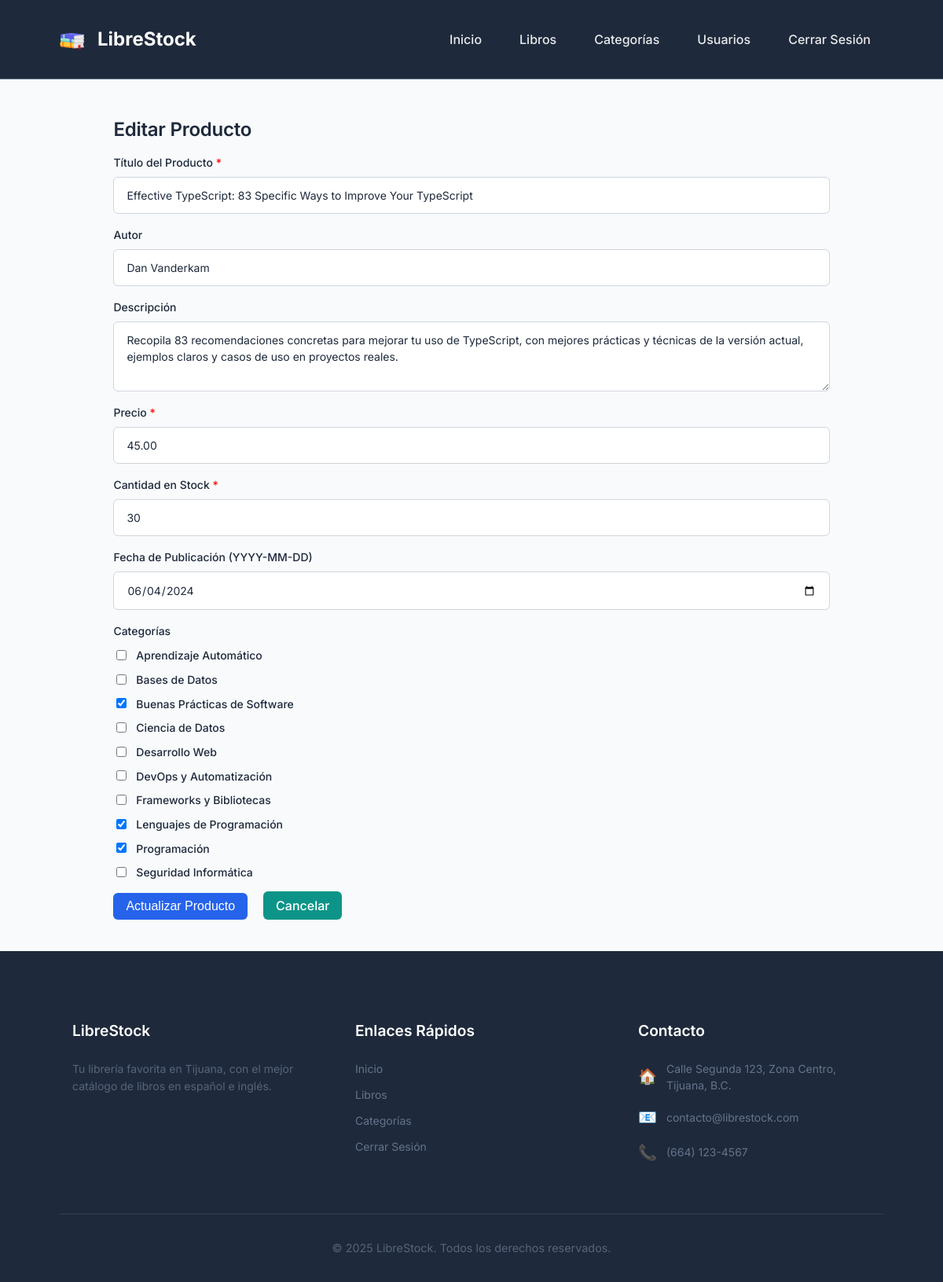
The page /edit_product.php?id=2 (signed in) on the database its author committed.
### tables this page shows
CREATE TABLE IF NOT EXISTS `products` (
  `id` INT AUTO_INCREMENT PRIMARY KEY,
  `title` VARCHAR(255) NOT NULL,
  `author` VARCHAR(255) DEFAULT NULL,
  `description` TEXT DEFAULT NULL,
  `price` DECIMAL(10, 2) NOT NULL DEFAULT 0.00,
  `stock_quantity` INT NOT NULL DEFAULT 0,
  `publication_date` DATE DEFAULT NULL,
  `created_at` TIMESTAMP DEFAULT CURRENT_TIMESTAMP,
  `updated_at` TIMESTAMP DEFAULT CURRENT_TIMESTAMP ON UPDATE CURRENT_TIMESTAMP
);

CREATE TABLE IF NOT EXISTS `categories` (
  `id` INT AUTO_INCREMENT PRIMARY KEY,
  `name` VARCHAR(100) NOT NULL UNIQUE,
  `created_at` TIMESTAMP DEFAULT CURRENT_TIMESTAMP
);

### public/edit_product.php (the view, shortened to what this page needs)
<?php
$page_title = "Editar Producto";
require_once '../includes/header.php';
$product_id = $title = $author = $description = $price = $stock_quantity = $publication_date = "";
$title_err = $price_err = $stock_quantity_err = "";
$success_msg = $error_msg = "";
$product_current_categories = [];
$all_categories = [];
$sql_get_all_categories = "SELECT id, name FROM categories ORDER BY name ASC";
if ($result_all_cats = $mysqli->query($sql_get_all_categories)) {
    while ($cat_row = $result_all_cats->fetch_assoc()) {
        $all_categories[] = $cat_row;
    }
} else {
    $error_msg = "Error al obtener la lista completa de categorías: " . htmlspecialchars($mysqli->error);
}
if (isset($_GET["id"]) && !empty(trim($_GET["id"])) && ctype_digit(trim($_GET["id"]))) {
    $product_id = trim($_GET["id"]);
    if ($_SERVER["REQUEST_METHOD"] != "POST") {
        $sql_select = "SELECT title, author, description, price, stock_quantity, publication_date FROM products WHERE id = ?";
        if ($stmt_select = $mysqli->prepare($sql_select)) {
            $stmt_select->bind_param("i", $product_id);
            if ($stmt_select->execute()) {
                $result = $stmt_select->get_result();
                if ($result->num_rows == 1) {
                    $row = $result->fetch_assoc();
                    $title = $row['title'];
                    $author = $row['author'];
                    $description = $row['description'];
                    $price = $row['price'];
                    $stock_quantity = $row['stock_quantity'];
                    $publication_date = $row['publication_date'];
                    $sql_prod_cats = "SELECT category_id FROM product_categories WHERE product_id = ?";
                    if ($stmt_prod_cats = $mysqli->prepare($sql_prod_cats)) {
                        $stmt_prod_cats->bind_param("i", $product_id);
                        if ($stmt_prod_cats->execute()) {
                            $result_prod_cats = $stmt_prod_cats->get_result();
                            while ($cat_data = $result_prod_cats->fetch_assoc()) {
                                $product_current_categories[] = $cat_data['category_id'];
                            }
                        }
                    }
                } else {
                    $error_msg = "No se encontró ningún producto con ese ID.";
                }
            } else {
                $error_msg = "Error al obtener datos del producto.";
            }
        } else {
            $error_msg = "Error al preparar la consulta de selección: " . htmlspecialchars($mysqli->error);
        }
    }
} else {
    $error_msg = "ID de producto no válido o no proporcionado.";
}
?>
<div class="container mt-3 products-page">
    <h2><?php echo $page_title; ?></h2>
    <?php if (!empty($product_id) && ( (isset($result) && $result->num_rows == 1) || $_SERVER["REQUEST_METHOD"] == "POST" ) ) : ?>
    <form action="<?php echo htmlspecialchars($_SERVER["PHP_SELF"]); ?>?id=<?php echo htmlspecialchars($product_id); ?>" method="post">
        <div class="form-group">
            <label for="title">Título del Producto <span style="color:red;">*</span></label>
            <input type="text" name="title" id="title" class="form-control <?php echo (!empty($title_err)) ? 'is-invalid' : ''; ?>" value="<?php echo htmlspecialchars($title); ?>" required>
        </div>
        <div class="form-group">
            <label for="author">Autor</label>
            <input type="text" name="author" id="author" class="form-control" value="<?php echo htmlspecialchars($author); ?>">
        </div>
        <div class="form-group">
            <label for="description">Descripción</label>
            <textarea name="description" id="description" class="form-control" rows="3"><?php echo htmlspecialchars($description); ?></textarea>
        </div>
        <div class="form-group">
            <label for="price">Precio <span style="color:red;">*</span></label>
            <input type="number" name="price" id="price" class="form-control <?php echo (!empty($price_err)) ? 'is-invalid' : ''; ?>" value="<?php echo htmlspecialchars($price); ?>" step="0.01" min="0" required>
        </div>
        <div class="form-group">
            <label for="stock_quantity">Cantidad en Stock <span style="color:red;">*</span></label>
            <input type="number" name="stock_quantity" id="stock_quantity" class="form-control <?php echo (!empty($stock_quantity_err)) ? 'is-invalid' : ''; ?>" value="<?php echo htmlspecialchars($stock_quantity); ?>" min="0" required>
        </div>
        <div class="form-group">
            <label for="publication_date">Fecha de Publicación (YYYY-MM-DD)</label>
            <input type="date" name="publication_date" id="publication_date" class="form-control" value="<?php echo htmlspecialchars($publication_date); ?>">
        </div>
        <div class="form-group">
            <label>Categorías</label>
            <div class="categories-checkbox-group">
            <?php if (!empty($all_categories)): ?>
                <?php foreach ($all_categories as $category): ?>
                    <div class="form-check">
                        <input class="form-check-input" type="checkbox" name="product_categories[]" value="<?php echo $category['id']; ?>" id="cat_<?php echo $category['id']; ?>"
                            <?php
                            if (in_array($category['id'], $product_current_categories)) echo 'checked';
                            ?>>
                        <label class="form-check-label" for="cat_<?php echo $category['id']; ?>">
                            <?php echo htmlspecialchars($category['name']); ?>
                        </label>
                    </div>
                <?php endforeach; ?>
            <?php else: ?>
                <p>No hay categorías disponibles. Puedes <a href="add_category.php" target="_blank">añadir una nueva</a>.</p>
            <?php endif; ?>
            </div>
        </div>
        <div class="form-group">
            <input type="submit" class="btn btn-primary" value="Actualizar Producto">
            <a href="products.php" class="btn btn-secondary">Cancelar</a>
        </div>
    </form>
    <?php elseif (!empty($error_msg)): ?>
        <p><a href="products.php" class="btn btn-secondary">Volver a la lista de productos</a></p>
    <?php endif; ?>
</div>
<?php require_once '../includes/footer.php'; ?>

### css/style.css (style rules this page uses)
:root { --primary-blue: #2563EB; --secondary-teal: #0D9488; --accent-orange: #F59E0B; --success-green: #10B981; --error-red: #EF4444; --neutral-light: #F8FAFC; --neutral-dark: #1E293B; --neutral-medium: #64748B; --text-light: #FFFFFF; --gradient-primary: linear-gradient(135deg, var(--primary-blue), var(--secondary-teal)); --shadow-sm: 0 1px 2px rgba(0, 0, 0, 0.05); --shadow-md: 0 4px 6px -1px rgba(0, 0, 0, 0.1), 0 2px 4px -1px rgba(0, 0, 0, 0.06); --shadow-lg: 0 10px 15px -3px rgba(0, 0, 0, 0.1), 0 4px 6px -2px rgba(0, 0, 0, 0.05); --transition-base: all 0.3s ease; --space-xs: 4px; --space-s: 8px; --space-m: 12px; --space-l: 16px; --space-xl: 24px; --space-xxl: 32px; --space-xxxl: 48px; --space-xxxxl: 64px; }
body { margin: 0; font-family: 'Inter', sans-serif; font-size: 14px; line-height: 1.5; background-color: var(--neutral-light); color: var(--neutral-dark); display: flex; flex-direction: column; min-height: 100vh; }
*, *::before, *::after { box-sizing: border-box; }
a { color: var(--primary-blue); text-decoration: none; }
h1, h2, h3, h4 { font-family: 'Inter', sans-serif; color: var(--neutral-dark); margin-top: var(--space-xl); margin-bottom: var(--space-l); }
h2 { font-size: 24px; font-weight: 600; line-height: 1.3; letter-spacing: -0.01em; }
.container { width: 90%; max-width: 1200px; margin-left: auto; margin-right: auto; padding-left: var(--space-l); padding-right: var(--space-l); }
.form-group { margin-bottom: var(--space-l); }
.form-group label { display: block; margin-bottom: var(--space-s); font-weight: 500; }
.form-control { display: block; width: 100%; padding: var(--space-m) var(--space-l); font-size: 14px; font-family: 'Inter', sans-serif; line-height: 1.5; color: var(--neutral-dark); background-color: var(--text-light); background-clip: padding-box; border: 1px solid #D1D5DB; border-radius: 6px; transition: border-color .15s ease-in-out, box-shadow .15s ease-in-out; }
.btn { position: relative; overflow: hidden; transition: all 0.3s ease; }
.btn-primary { background-color: var(--primary-blue); border: none; color: var(--text-light); }
.btn-secondary { color: var(--primary-blue); background-color: transparent; border: 2px solid var(--primary-blue); font-weight: 500; }
.mt-3 { margin-top: var(--space-xl); }
.categories-checkbox-group .form-check { margin-bottom: var(--space-s); }
.categories-checkbox-group .form-check-input { margin-right: var(--space-s); display: inline-block; width: auto; vertical-align: middle; }
.form-check .form-check-label { display: inline; vertical-align: middle; margin-bottom: 0; }
.btn::after { display: none !important; }
.products-page .btn-primary { background-color: var(--primary-blue); color: var(--text-light); border: none; border-radius: 6px; padding: var(--space-s) var(--space-l); font-size: 0.875rem; transition: background-color .3s ease, box-shadow .3s ease; }
.products-page form .btn-primary, .products-page form .btn-secondary { padding: var(--space-s) var(--space-l); min-width: 150px; font-size: 1rem; border-radius: 6px; text-align: center; transition: background-color .3s ease, box-shadow .3s ease; }
.products-page form .btn-primary { background-color: var(--primary-blue); color: var(--text-light); border: none; box-shadow: var(--shadow-sm); }
.products-page form .btn-secondary { background-color: var(--secondary-teal); color: var(--text-light); border: none; box-shadow: var(--shadow-sm); margin-left: var(--space-s); }
.container form .form-group .btn-primary, .container form .form-group .btn-secondary { padding: var(--space-s) var(--space-l); min-width: 150px; font-size: 1rem; border-radius: 6px; text-align: center; transition: all 0.3s ease; margin-right: var(--space-s); box-shadow: var(--shadow-sm); }
.container form .form-group .btn-primary { background-color: var(--primary-blue); color: var(--text-light); border: none; }
.container form .form-group .btn-secondary { background-color: var(--secondary-teal); color: var(--text-light); border: none; }
.container form .form-group .btn-secondary:last-child { margin-right: 0; }

### rows shown on the page
products: title "Effective TypeScript: 83 Specific Ways to Improve Your TypeScript", author "Dan Vanderkam", description "Recopila 83 recomendaciones concretas para mejorar tu uso de TypeScript, con mejores prácticas y técnicas de la versión actual, ejemplos claros y casos de uso en proyectos reales.", price "45.00", stock_quantity "30", publication_date "06/04/2024"
categories: name "Aprendizaje Automático"
categories: name "Bases de Datos"
categories: id "☑", name "Buenas Prácticas de Software"
categories: name "Ciencia de Datos"
categories: name "Desarrollo Web"
categories: name "DevOps y Automatización"
categories: name "Frameworks y Bibliotecas"
categories: id "☑", name "Lenguajes de Programación"
categories: id "☑", name "Programación"
categories: name "Seguridad Informática"

### other values the page prints
$page_title "Editar Producto"
